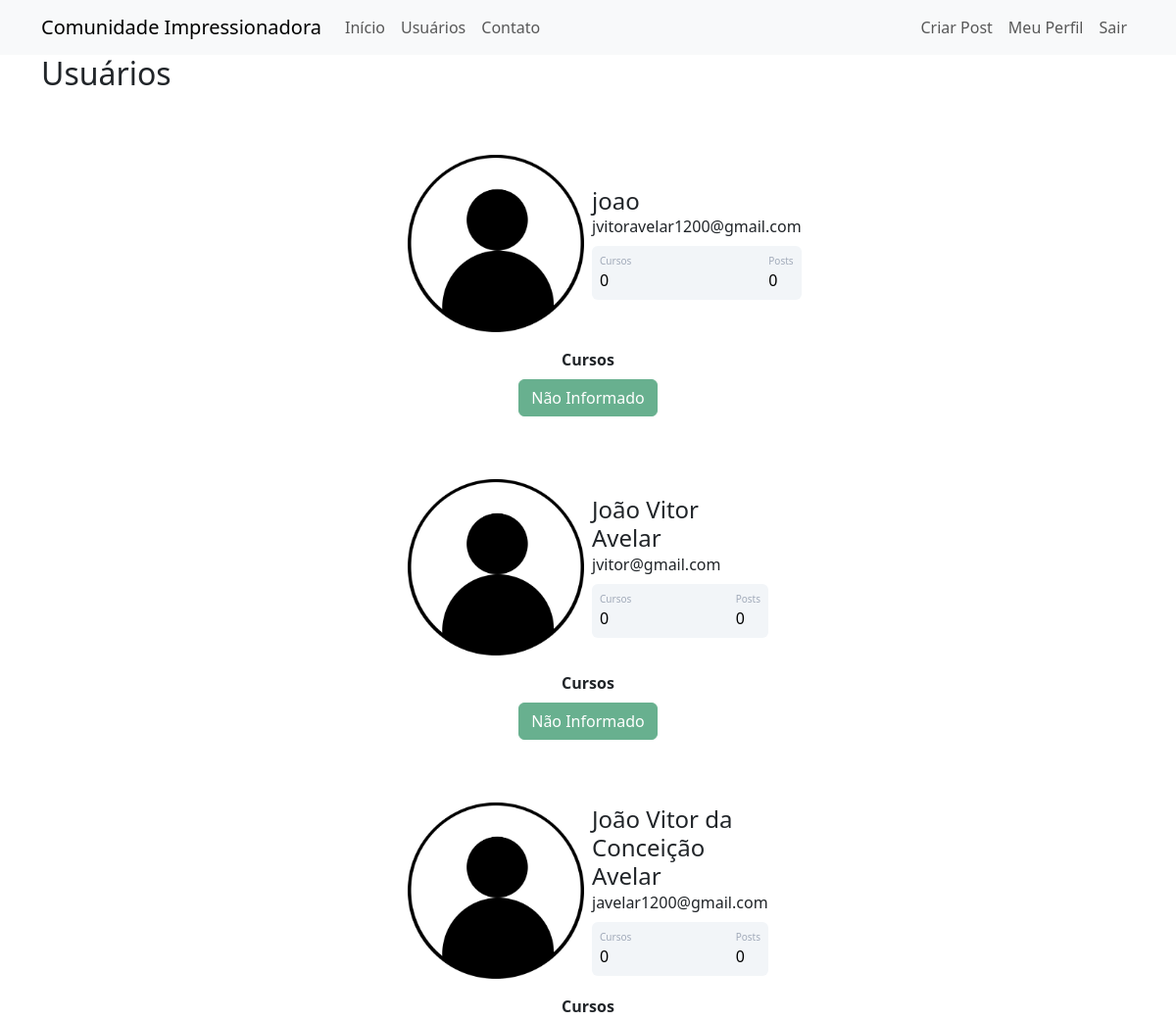
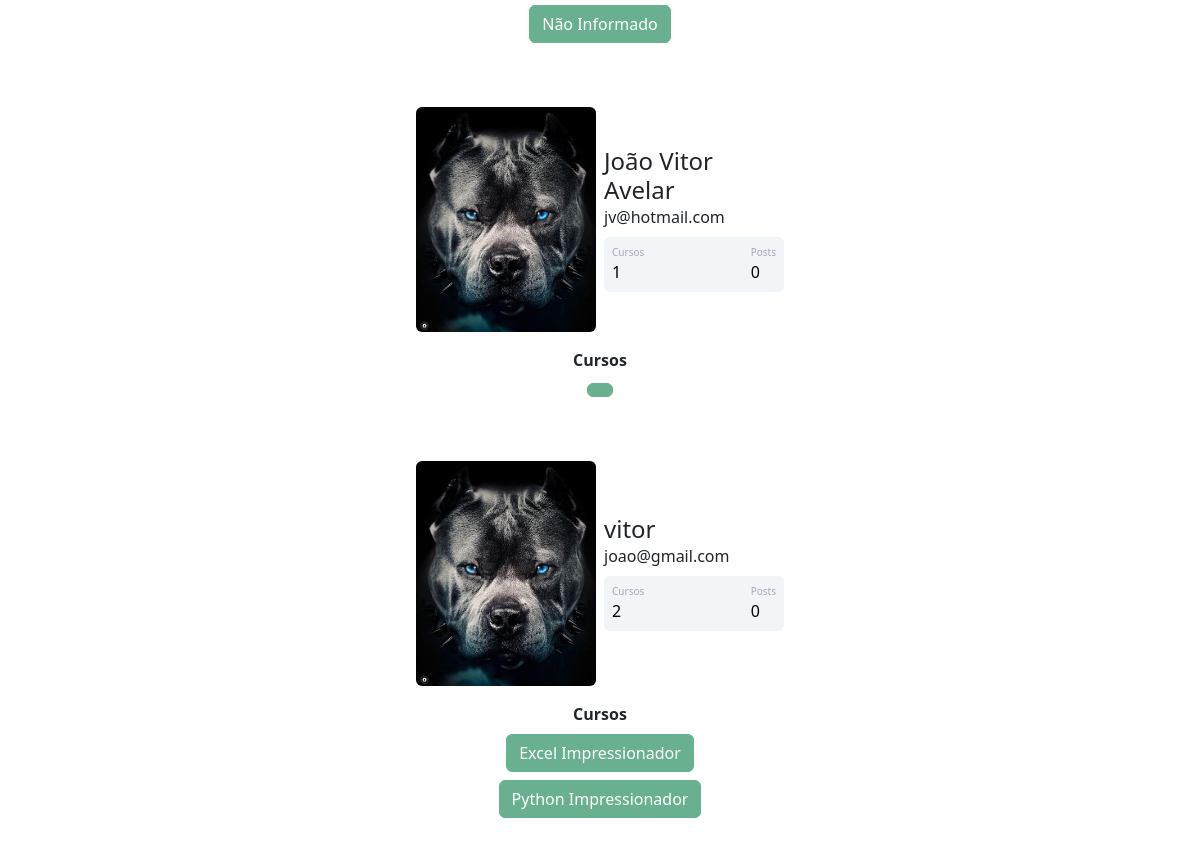
The page /usuarios (signed in) on the database its author committed (2 pictures, top to bottom).
### comunidadeimpressionadora/models.py (models this page shows)
class Usuario(database.Model, UserMixin):
    id = database.Column(database.Integer, primary_key=True)
    username = database.Column(database.String, nullable=False)
    email = database.Column(database.String, nullable=False, unique=True)
    senha = database.Column(database.String, nullable=False)
    foto_perfil = database.Column(database.String, default='default.jpg')
    post = database.relationship('Post', backref='autor', lazy=True)
    cursos = database.Column(database.String, nullable=False, default='Não Informado')

### comunidadeimpressionadora/routes.py (the view)
@app.route('/usuarios')
@login_required
def usuarios():
    lista_usuarios = Usuario.query.all()
    return render_template('usuarios.html', lista_usuarios=lista_usuarios)

### comunidadeimpressionadora/models.py (called while the page is built)
@login_manager.user_loader
def load_usuario(id_usuario):
    return Usuario.query.get(int(id_usuario))

### comunidadeimpressionadora/templates/usuarios.html (shortened to what this page needs)
{% extends 'base.html' %}
{% block body %}
<div class="container">
    <h2>Usuários</h2>
    {% for usuario in lista_usuarios: %}
               <div class="container mt-5 d-flex justify-content-center">
                <div class="card p-3">
                    <div class="d-flex align-items-center">
                        <div class="image pe-2">
                    <img src="{{ url_for('static', filename='fotos_perfil/{}'.format(usuario.foto_perfil)) }}" class="rounded" width="180" >
                    </div>
                    <div class="ml-3 w-100">
                       <h4 class="mb-0 mt-0">{{ usuario.username }}</h4>
                       <span>{{ usuario.email }}</span>
                       <div class="p-2 mt-2 bg-primary d-flex justify-content-between rounded text-white stats">
                           {% if "Não Informado" in usuario.cursos %}
                                   <div class="d-flex flex-column"><span class="articles">Cursos</span><span class="number1">0 </span>
                           {% else %}
                        <div class="d-flex flex-column"><span class="articles">Cursos</span><span class="number1">{{ usuario.cursos.count(';') + 1}} </span>
                            {% endif %}
                        </div>
                        <div class="d-flex flex-column"><span class="rating">Posts</span><span class="number3">0</span>
                        </div>
                       </div>
                    </div>
                    </div>
                </div>
            </div>
          </div>
    <div class="row justify-content-center">
        <div class="col col-4" style="text-align: center">
            <strong>Cursos</strong>
            <br>
                    {% for curso in usuario.cursos.split(';') %}
                    <button type="button" class="btn btn-success mt-2" disabled>{{curso}}</button>
                {% endfor %}
    </div>
</div>
    {% endfor %}
{% endblock %}

### comunidadeimpressionadora/templates/base.html (shortened to what this page needs)
<!DOCTYPE html>
<html lang="pt-br">
<head>
    <link href="https://cdn.jsdelivr.net/npm/bootstrap@5.3.0-alpha1/dist/css/bootstrap.min.css" rel="stylesheet">
    <link rel="stylesheet" type="text/css" href="{{url_for('static', filename='main.css')}}">
</head>
<body>
    {% include 'navbar.html' %}
  {% block body %}
  {% endblock %}
</body>
</html>

### comunidadeimpressionadora/templates/navbar.html (shortened to what this page needs)
  <nav class="navbar navbar-expand-lg navbar-light bg-light">
    <div class="container-fluid container">
      <a class="navbar-brand" href="{{ url_for('home') }}">Comunidade Impressionadora</a>
      <div class="collapse navbar-collapse" id="navbarSupportedContent">
        <ul class="navbar-nav me-auto mb-2 mb-lg-0">
          <li class="nav-item">
            <a class="nav-link " aria-current="page" href="{{ url_for('home') }}">Início</a>
          </li>
          <li class="nav-item">
            <a class="nav-link " href="{{ url_for('usuarios') }}">Usuários</a>
          </li>
          <li class="nav-item">
            <a class="nav-link " href="{{ url_for('contato') }}">Contato</a>
          </li>
        </ul>
        <ul class="d-flex navbar-nav ">
          {% if current_user.is_authenticated %}
              <li class="nav-item">
                <a class="nav-link " href="{{ url_for('criar_post') }}">Criar Post</a>
              </li>
              <li class="nav-item">
                <a class="nav-link " href="{{ url_for('perfil') }}">Meu Perfil</a>
              </li>
              <li class="nav-item">
                <a class="nav-link " href="{{ url_for('sair') }}">Sair</a>
              </li>
          {% endif %}
        </ul>
      </div>
    </div>
  </nav>

### comunidadeimpressionadora/static/main.css (style rules this page uses)
.card { width: 400px; border: none; border-radius: 10px; background-color: #fff; }
.stats { background: #f2f5f8 !important; color: #000 !important; }
.articles { font-size:10px; color: #a1aab9; }
.number1 { font-weight:500; }
.rating { font-size:10px; color: #a1aab9; }
.number3 { font-weight:500; }

### rows shown on the page
Usuario: foto_perfil (placeholder picture), username "joao", email "jvitoravelar1200@gmail.com", shows "Cursos", cursos "Não Informado"
Usuario: foto_perfil (placeholder picture), username "João Vitor Avelar", email "jvitor@gmail.com", shows "Cursos", cursos "Não Informado"
Usuario: foto_perfil (placeholder picture), username "João Vitor da Conceição Avelar", email "javelar1200@gmail.com", shows "Cursos", cursos "Não Informado"
Usuario: foto_perfil (picture), username "João Vitor Avelar", email "jv@hotmail.com", cursos "1"
Usuario: foto_perfil (picture), username "vitor", email "joao@gmail.com", cursos "2", curso "Excel Impressionador" "Python Impressionador"
